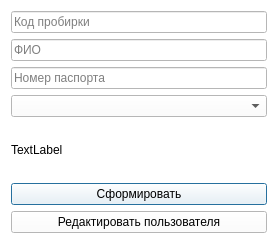
<?xml version="1.0" encoding="UTF-8"?>
<ui version="4.0">
 <class>Dialog_order_formation</class>
 <widget class="QDialog" name="Dialog_order_formation">
  <property name="geometry">
   <rect>
    <x>0</x>
    <y>0</y>
    <width>278</width>
    <height>244</height>
   </rect>
  </property>
  <property name="windowTitle">
   <string>Формирование заказа</string>
  </property>
  <property name="windowIcon">
   <iconset>
    <normaloff>../../Resources/logo.ico</normaloff>../../Resources/logo.ico</iconset>
  </property>
  <property name="styleSheet">
   <string notr="true">background-color: rgb(255, 255, 255);</string>
  </property>
  <layout class="QVBoxLayout" name="verticalLayout_3">
   <item>
    <layout class="QVBoxLayout" name="verticalLayout_2">
     <item>
      <widget class="QLineEdit" name="le_code">
       <property name="placeholderText">
        <string>Код пробирки</string>
       </property>
      </widget>
     </item>
     <item>
      <widget class="QLineEdit" name="le_fio">
       <property name="placeholderText">
        <string>ФИО</string>
       </property>
      </widget>
     </item>
     <item>
      <widget class="QLineEdit" name="li_pas_num">
       <property name="placeholderText">
        <string>Номер паспорта</string>
       </property>
      </widget>
     </item>
     <item>
      <widget class="QComboBox" name="cbox_serv">
       <property name="placeholderText">
        <string>Услуга</string>
       </property>
      </widget>
     </item>
     <item>
      <widget class="QLabel" name="label_logo">
       <property name="text">
        <string>TextLabel</string>
       </property>
      </widget>
     </item>
     <item>
      <widget class="QPushButton" name="btn_req">
       <property name="styleSheet">
        <string notr="true">QPushButton:hover {
background-color: rgb(73,140,81);
}</string>
       </property>
       <property name="text">
        <string>Сформировать</string>
       </property>
      </widget>
     </item>
     <item>
      <widget class="QPushButton" name="btn_update_user">
       <property name="styleSheet">
        <string notr="true">QPushButton:hover {
background-color: rgb(73,140,81);
}</string>
       </property>
       <property name="text">
        <string>Редактировать пользователя</string>
       </property>
      </widget>
     </item>
    </layout>
   </item>
  </layout>
 </widget>
 <resources/>
 <connections/>
</ui>
